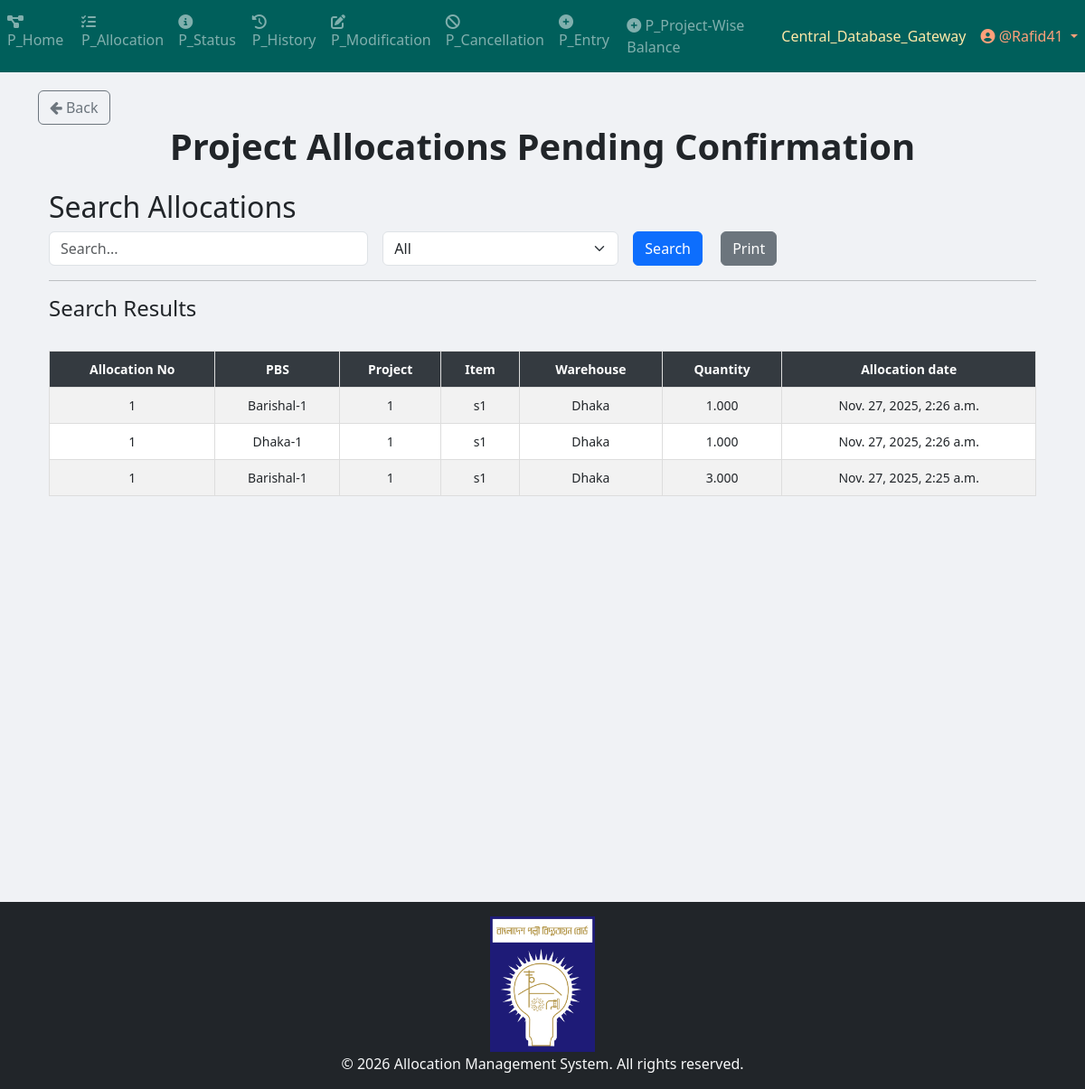
Page /project/project_allocation/final_allocation/ (signed in) on the committed database.
### Project_App_Allocation/models.py (models this page shows, shortened)
class Temporary_Allocation(models.Model):
    allocation_no = models.ForeignKey(Allocation_Number, on_delete=models.CASCADE)  # Deletes related allocations when removed
    item_primary_key = models.BigIntegerField(null=True)
    pbs = models.ForeignKey(PBS, on_delete=models.CASCADE)
    project = models.ForeignKey(Project, on_delete=models.CASCADE)
    item = models.ForeignKey(Project_Item, on_delete=models.CASCADE)
    unit_of_item = models.TextField()
    warehouse = models.CharField(max_length=50)
    quantity = models.DecimalField(
        max_digits=20,
        decimal_places=3,
        default=0.00
    )
    created_at = models.DateTimeField(auto_now_add=True)

class Allocation_Number(models.Model):
    allocation_no = models.IntegerField(unique=True)
    user = models.ForeignKey(User, on_delete=models.CASCADE, related_name="project_allocation_numbers")
    STATUS_CHOICES = [
        ("Pending Approval", "Pending Approval"),
        ("Allocated", "Allocated"),
        ("Cancelled", "Cancelled"),
        ("Modified", "Modified"),
    ]
    status = models.CharField(
        max_length=100, choices=STATUS_CHOICES, default="Pending Approval"
    )

class PBS(models.Model):
    name = models.TextField(unique=True)
    def __str__(self):
        return str(self.name)

### Project_App_Entry/models.py (models this page shows, shortened)
class Project(models.Model):
    projectId = models.TextField(unique=True)

class Project_Item(models.Model):
    WAREHOUSE_CHOICES = [
        ("Dhaka", "Dhaka"),
        ("Khulna", "Khulna"),
        ("Chittagong", "Chittagong"),
    ]
    UNIT_CHOICES = [
        ("Nos.", "Nos."),
        ("Mtr.", "Mtr."),
        ("Km.", "Km."),
        ("Set.", "Set."),
        ("Pair.", "Pair."),
        ("Kg", "Kg"),
        ("Lot", "Lot"),
        ("Pcs", "Pcs"),
        ("Coil", "Coil"),
        ("Box", "Box"),
        ("Feet", "Feet"),
        ("Liter", "Liter"),
        ("m3", "m3"),
        ("m2", "m2"),
        ("Ream", "Ream"),
        ("Bundle", "Bundle"),
        ("Carton", "Carton"),
    ]
    name = models.CharField(max_length=255)
    description = models.TextField(blank=True, null=True)
    warehouse = models.CharField(
        max_length=50, choices=WAREHOUSE_CHOICES, default="Dhaka"
    )
    unit_of_item = models.CharField(
        max_length=100, choices=UNIT_CHOICES, default="Nos."
    )  # Updated field
    quantity_of_item = models.DecimalField(
        max_digits=20,
        decimal_places=3,
        default=0.00
    )
    project = models.ForeignKey(
        Project,
        on_delete=models.SET_NULL,
        related_name="project_of_item",
        null=True,
    )
    created_at = models.DateTimeField(default=timezone.now)
    comments = models.TextField(blank=True, null=True)
    remarks_for_projectWiseBalance = models.TextField(blank=True, null=True)

### Project_App_Allocation/views/view_final_allocation.py (the view, shortened to what this page needs)
# urls.py: path("final_allocation/", views.final_allocation_search, name="final_allocation"),
def final_allocation_search(request):
    query = request.GET.get("query", "")
    filter_by = request.GET.get("filter_by", "All")
    date_filter = request.GET.get("date", "")
    results = Temporary_Allocation.objects.all().order_by('-created_at')
    if date_filter:
        results = results.filter(created_at__date=date_filter)
    context = {
        "items": results,
        "query": query,
        "filter_by": filter_by,
        "date_filter": date_filter,
    }
    return render(request, "Project_Templates/Project_App_Allocation/view_print_Final_Allocation.html", context)

### App_Admin_Panel/templatetags/nav_CDB_links_loader.py (called while the page is built)
@register.simple_tag
def external_link_from_static(filename):
    subpath = filename
    if not subpath.startswith("links" + os.sep) and not subpath.startswith("links/"):
        subpath = os.path.join("links", filename)
    file_path = find(subpath)
    if not file_path:
        return ""
    try:
        with open(file_path, "r", encoding="utf-8") as f:
            return f.read().strip()
    except Exception:
        return ""

### templates/Project_Templates/Project_App_Allocation/view_print_Final_Allocation.html (shortened to what this page needs)
{% extends 'base.html' %}
{% load crispy_forms_tags %}
{% load static %}
{% block body_block %}
<a href="{% url 'Project_App_Allocation:allocation_page' %}" class="btn btn-outline-secondary">
    <i class="fa fa-arrow-left"></i> Back
</a>
<center><h1><b>Project Allocations Pending Confirmation</b></h1></center>
<div class="container mt-4">
    <h2>Search Allocations</h2>
    <form method="GET" action="{% url 'Project_App_Allocation:final_allocation' %}" class="row g-3">
        <div class="col-md-4">
            <input type="text" name="query" id="searchQuery" class="form-control" placeholder="Search..." value="{{ query }}">
        </div>
        <div class="col-md-3">
            <select name="filter_by" id="filterDropdown" class="form-select" onchange="toggleInputFields()">
                <option value="All" {% if filter_by == "All" %}selected{% endif %}>All</option>
            </select>
        </div>
        <div class="col-md-2">
            <button type="submit" class="btn btn-primary me-3">Search</button>
            <button type="button" class="btn btn-secondary" onclick="printResults()">Print</button>
        </div>
    </form>
    <hr>
    <h4>Search Results</h4>
    <div id="printableArea" class="table-responsive">
        <br>
        <table class="table table-bordered table-striped table-hover">
            <thead class="table-dark sticky-top">
                <tr>
                    <th>Allocation No</th>
                    <th>PBS</th>
                    <th>Project</th>
                    <th>Item</th>
                    <th>Warehouse</th>
                    <th>Quantity</th>
                    <th>Allocation date</th>
                </tr>
            </thead>
            <tbody>
                {% if items %}
                    {% for item in items %}
                    <tr>
                        <td>{{ item.allocation_no.allocation_no }}</td>
                        <td>{{ item.pbs }}</td>
                        <td>{{ item.project.projectId }}</td>
                        <td>{{ item.item.name }}</td>
                        <td>{{ item.warehouse }}</td>
                        <td>{{ item.quantity }}</td>
                        <td>{{ item.created_at }}</td>
                    </tr>
                    {% endfor %}
                {% else %}
                    <tr>
                        <td colspan="8" class="text-center text-danger">No matching data found</td>
                    </tr>
                {% endif %}
            </tbody>
        </table>
    </div>
</div>
{% endblock %}

### templates/partials/navbar.html (shortened to what this page needs)
{% load static %}
{% load nav_CDB_links_loader %}
{% external_link_from_static "Central_Database_Gateway.txt" as central_database_gateway_link %}
{% if request.path|slice:":9" == "/project/" %}
    <nav class="navbar navbar-expand-sm navbar-dark" style="background-color: #005F5B; color: #C4FFF9;">
        <div class="collapse navbar-collapse" id="navbarProject">
            <ul class="navbar-nav mr-auto">
                {% if user.is_authenticated %}
                                <li class="nav-item">
                                    <a class="nav-link" href="{% url 'Project_App_Home:project_home_page' %}">
                                        <i class="fas fa-project-diagram"></i> P_Home
                                    </a>
                                </li>                    {% if request.user.is_superuser or request.user.user_group.user_group_type == "Editor" %}
                    <li class="nav-item">
                        <a class="nav-link" href="{% url 'Project_App_Allocation:allocation_page' %}">
                            <i class="fas fa-tasks"></i> P_Allocation
                        </a>
                    </li>
                    {% endif %}
                    {% if request.user.is_superuser or request.user.user_group.user_group_type in "Editor View History and Status only" %}
                    <li class="nav-item">
                        <a class="nav-link" href="{% url 'Project_App_Status:status_page' %}">
                            <i class="fas fa-info-circle"></i> P_Status
                        </a>
                    </li>
                    {% endif %}
                    <li class="nav-item">
                        <a class="nav-link" href="{% url 'Project_App_History:history_page' %}">
                            <i class="fas fa-history"></i> P_History
                        </a>
                    </li>
                    {% if request.user.is_superuser or request.user.user_group.user_group_type == "Editor" %}
                    <li class="nav-item">
                        <a class="nav-link" href="{% url 'Project_App_Modification:modification_menu' %}">
                            <i class="fas fa-edit"></i> P_Modification
                        </a>
                    </li>
                    <li class="nav-item">
                        <a class="nav-link" href="{% url 'Project_App_Cancellation:cancellation' %}">
                            <i class="fas fa-ban"></i> P_Cancellation
                        </a>
                    </li>
                    <li class="nav-item">
                        <a class="nav-link" href="{% url 'Project_App_Entry:entry_page' %}">
                            <i class="fas fa-plus-circle"></i> P_Entry
                        </a>
                    </li>
                    <li class="nav-item">
                        <a class="nav-link" href="{% url 'Project_App_ProjectWiseBalance:project_list' %}">
                            <i class="fas fa-plus-circle"></i> P_Project-Wise Balance
                        </a>
                    </li>
                    {% endif %}
                {% endif %}
            </ul>
            <ul class="navbar-nav">
                {% if user.is_authenticated %}
                    {% if request.user.is_superuser or request.user.user_group.user_group_type == "Editor" %}
                        <li class="nav-item">
                            <a class="nav-link" style="color: #FFE9A8;" href="{{ central_database_gateway_link|default:'#' }}" target="_blank" rel="noopener noreferrer">Central_Database_Gateway</a>
                        </li>
                    {% endif %}
                    <li class="nav-item dropdown">
                        <a class="nav-link dropdown-toggle" style="color: #FFA07A;" href="#" id="userDropdown" role="button" data-toggle="dropdown">
                            <i class="fas fa-user-circle"></i> @{{ user.username }}
                        </a>
                    </li>
                {% else %}
                    <li class="nav-item {% if request.resolver_match.url_name == 'login' %}active{% endif %}">
                        <a class="nav-link" href="{% url 'App_Login:login' %}">
                            <i class="fas fa-sign-in-alt"></i> Login
                        </a>
                    </li>
                {% endif %}
            </ul>
        </div>
    </nav>
{% endif %}

### templates/Project_Templates/Project_App_Allocation/view_print_Final_Allocation.html (style rules this page uses)
.table { font-size: 14px; text-align: center; }
.sticky-top { position: sticky; top: 0; z-index: 1020; }
.table-dark th { background-color: #343a40 !important; color: white !important; }
.table-bordered th, .table-bordered td { border: 1px solid #ddd !important; padding: 10px; }

### templates/partials/footer.html (style rules this page uses)
html, body { height: 100%; margin: 0; }

### rows in the picture
Temporary_Allocation: allocation_no.allocation_no "1", pbs "Barishal-1", project.projectId "1", item.name "s1", warehouse "Dhaka", quantity "1.000", created_at "Nov. 27, 2025, 2:26 a.m."
Temporary_Allocation: allocation_no.allocation_no "1", pbs "Dhaka-1", project.projectId "1", item.name "s1", warehouse "Dhaka", quantity "1.000", created_at "Nov. 27, 2025, 2:26 a.m."
Temporary_Allocation: allocation_no.allocation_no "1", pbs "Barishal-1", project.projectId "1", item.name "s1", warehouse "Dhaka", quantity "3.000", created_at "Nov. 27, 2025, 2:25 a.m."

### other values in the picture
{{ user.username }} "Rafid41"
